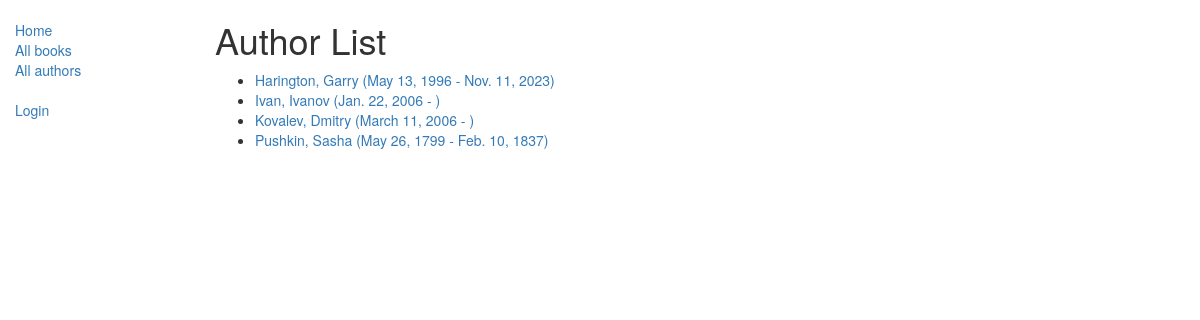
Screenshot of /catalog/authors/ with the database file from the repository.
### catalog/models.py (models this page shows)
class Author(models.Model):
    first_name = models.CharField(max_length=100)
    last_name = models.CharField(max_length=100)
    date_of_birth = models.DateField(null=True, blank=True)
    date_of_death = models.DateField('Died', null=True, blank=True)
    def get_absolute_url(self):
        return reverse('author-detail', args=[str(self.id)])
    def __str__(self):
        return '%s, %s' % (self.last_name, self.first_name)
    class Meta:
        ordering = ['last_name']

### catalog/views.py (the view)
# urls.py: path('authors/', views.AuthorListView.as_view(), name='authors'),
class AuthorListView(generic.ListView):
    model = Author
    paginate_by = 10

### catalog/templates/catalog/author_list.html
{% extends "base_generic.html" %}
{% block content %}
<h1>Author List</h1>
{% if author_list %}
  <ul>
  {% for author in author_list %}
    <li>
      <a href="{{ author.get_absolute_url }}">
      {{ author }} ({{author.date_of_birth}} - {% if author.date_of_death %}{{author.date_of_death}}{% endif %})
      </a>
    </li>
  {% endfor %}
 </ul>
{% else %}
  <p>There are no authors available.</p>
{% endif %}
{% endblock %}

### rows the page displays
Author: last_name+first_name "Harington, Garry", date_of_birth "May 13, 1996", date_of_death "Nov. 11, 2023"
Author: last_name+first_name "Ivan, Ivanov", date_of_birth "Jan. 22, 2006"
Author: last_name+first_name "Kovalev, Dmitry", date_of_birth "March 11, 2006"
Author: last_name+first_name "Pushkin, Sasha", date_of_birth "May 26, 1799", date_of_death "Feb. 10, 1837"
